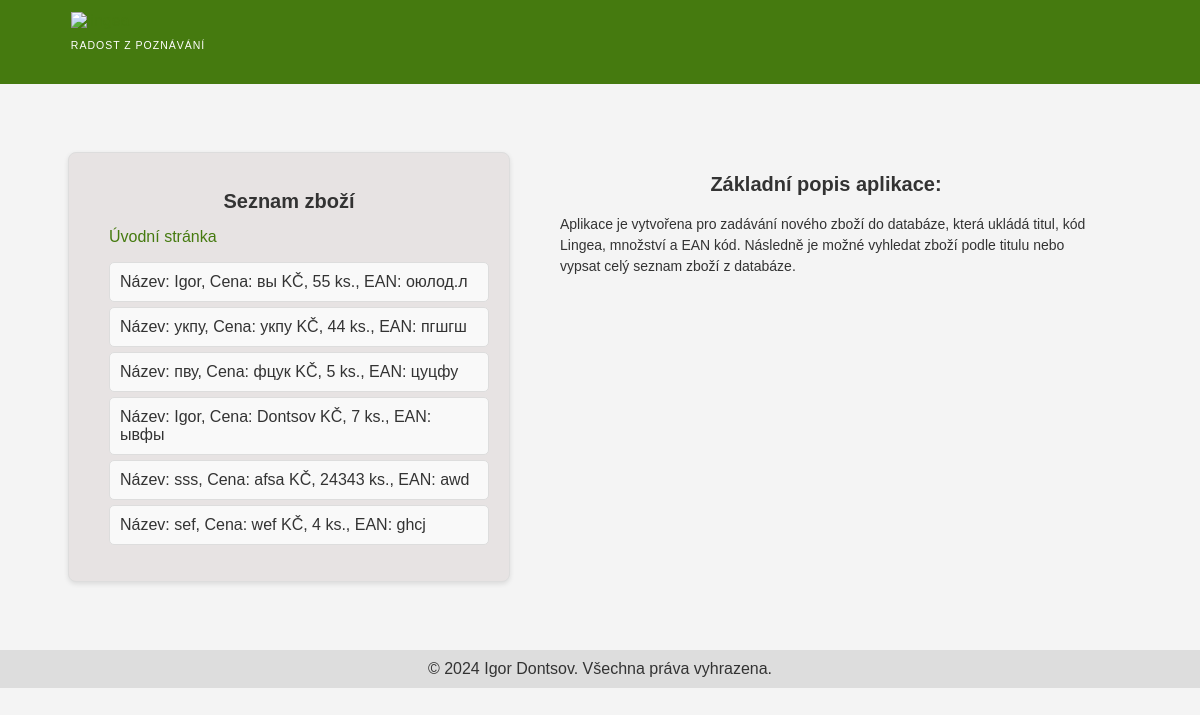
The page /list/ on the database as committed earlier.
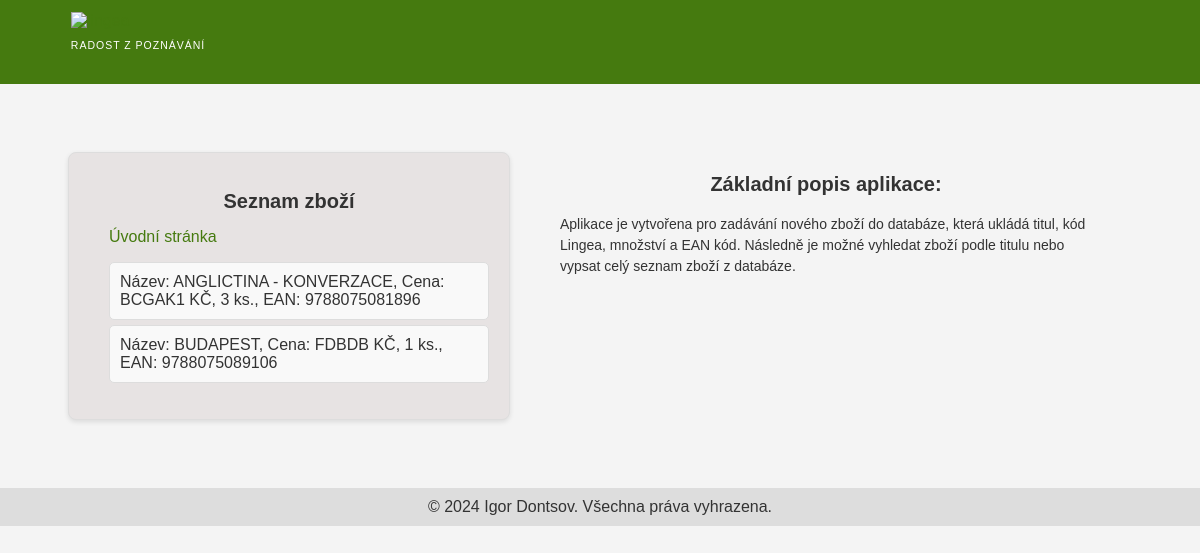
The same page on the database as committed later.
### pojistenci/models.py (models this page shows)
class Pojisteny(models.Model):
    jmeno = models.CharField(max_length=100)
    prijmeni = models.CharField(max_length=100)
    vek = models.IntegerField()
    telefon = models.CharField(max_length=13)
    def __str__(self):
        return f"Název: {self.jmeno}, Cena: {self.prijmeni} KČ, {self.vek} ks., EAN: {self.telefon}"

### pojistenci/views.py (the view)
# urls.py: path('list/', views.list_pojistencu, name='list_pojistencu'),
def list_pojistencu(request):
    pojistenci = Pojisteny.objects.all()
    return render(request, 'pojistenci/list_pojistencu.html', {'pojistenci': pojistenci})

### pojistenci/templates/pojistenci/list_pojistencu.html (shortened to what this page needs)
<!DOCTYPE html>
<html lang="en">
<head>
</head>
<body>
    <div class="top-menu-sale">
        <div class="top-menu-logo">
            <a href="https://www.lingea.cz" title="lingea" class="top-logo">
                <img src="https://www.lingea.cz/img/lingea/logo-white.svg?v=1" title="lingea" alt="lingea">
            </a>
            <span class="motto">Radost z poznávání</span>
        </div>
    </div>
    <div class="container">
        <div class="form_container">
            <h2 class="text">Seznam zboží</h2>
            <a href="{% url 'home' %}" class="home">Úvodní stránka</a>
            <ul class="form">
                {% for pojisteny in pojistenci %}
                    <li>{{ pojisteny }}</li>
                {% endfor %}
            </ul>
        </div>
        <div class="description">
            <h2 class="text">Základní popis aplikace:</h2>
            <p>
                Aplikace je vytvořena pro zadávání nového zboží do databáze, která ukládá titul,
                kód Lingea, množství a EAN kód. Následně je možné vyhledat zboží podle titulu nebo
                vypsat celý seznam zboží z databáze.
            </p>
        </div>
    </div>
    <footer>
        &copy; 2024 Igor Dontsov. Všechna práva vyhrazena.
    </footer>
</body>
</html>

### pojistenci/templates/pojistenci/list_pojistencu.html (style rules this page uses)
body { font-family: 'Arial', sans-serif; margin: 0; padding: 0; background-color: #f4f4f4; color: #333; }
.top-menu-logo { margin-left: 5%; }
.top-menu-sale { background: #457a0f; display: flex; height: 60px; color: aliceblue; padding: 1%; position: relative; }
.motto { display: flex; height: 12px; flex-direction: column; justify-content: center; flex-shrink: 0; margin-top: 9px; color: #fff; font-family: "arial", "serif"; font-size: 10.5px; font-style: normal; font-weight: 300; line-height: 24px; letter-spacing: 1px; text-transform: uppercase; width: max-content; text-decoration: none; }
.container { display: flex; justify-content: left; padding: 20px; gap: 50px; margin: 4% }
.form_container { background-color: rgb(231, 227, 227); border: 1px solid #ddd; border-radius: 8px; box-shadow: 0 2px 5px rgba(0, 0, 0, 0.1); padding: 20px; max-width: 400px; width: 100%; }
h2.text { font-size: 20px; margin-bottom: 15px; text-align: center; }
ul.form { list-style-type: none; padding: 0; margin-left: 5%; }
ul.form li { background: #f9f9f9; margin: 5px 0; padding: 10px; border-radius: 5px; border: 1px solid #ddd; }
a { color: #457a0f; text-decoration: none; }
footer { text-align: center; padding: 10px; background: #ddd; margin-top: 20px; }
.description { max-width: 50%; font-size: 14px; line-height: 1.5; margin-left: 100; }
.home { color: #457a0f; text-decoration: none; margin-left: 5%; }

Rows that differ between the two databases and show on the page:
removed Pojisteny: jmeno+prijmeni+vek "Název: Igor, Cena: вы KČ, 55 ks., EAN: оюлод.л"
removed Pojisteny: jmeno+prijmeni+vek "Název: укпу, Cena: укпу KČ, 44 ks., EAN: пгшгш"
removed Pojisteny: jmeno+prijmeni+vek "Název: пву, Cena: фцук KČ, 5 ks., EAN: цуцфу"
removed Pojisteny: jmeno+prijmeni+vek "Název: Igor, Cena: Dontsov KČ, 7 ks., EAN: ывфы"
removed Pojisteny: jmeno+prijmeni+vek "Název: sss, Cena: afsa KČ, 24343 ks., EAN: awd"
removed Pojisteny: jmeno+prijmeni+vek "Název: sef, Cena: wef KČ, 4 ks., EAN: ghcj"
added Pojisteny: jmeno+prijmeni+vek "Název: ANGLICTINA - KONVERZACE, Cena: BCGAK1 KČ, 3 ks., EAN: 9788075081896"
added Pojisteny: jmeno+prijmeni+vek "Název: BUDAPEST, Cena: FDBDB KČ, 1 ks., EAN: 9788075089106"
